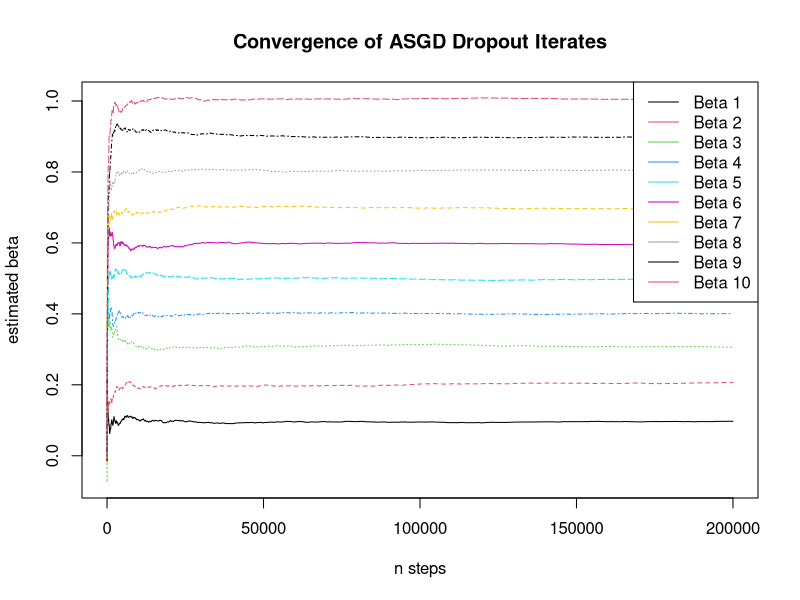
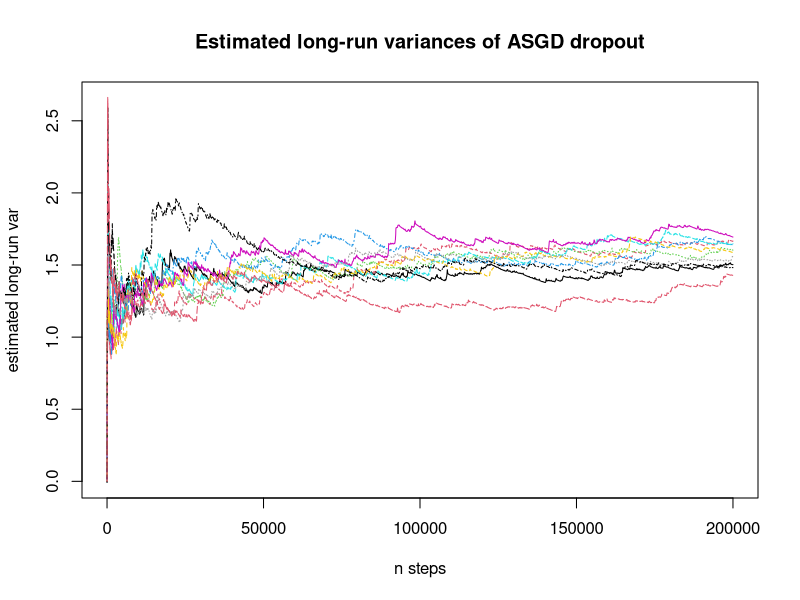
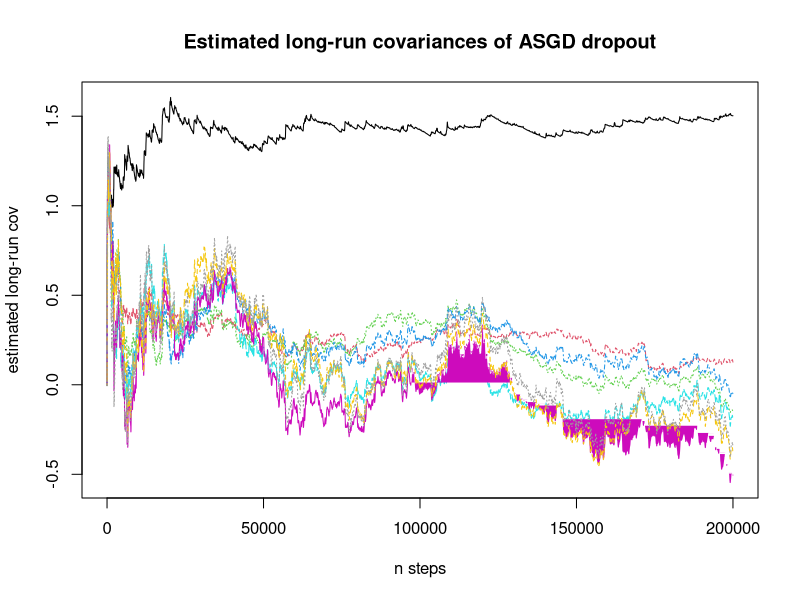
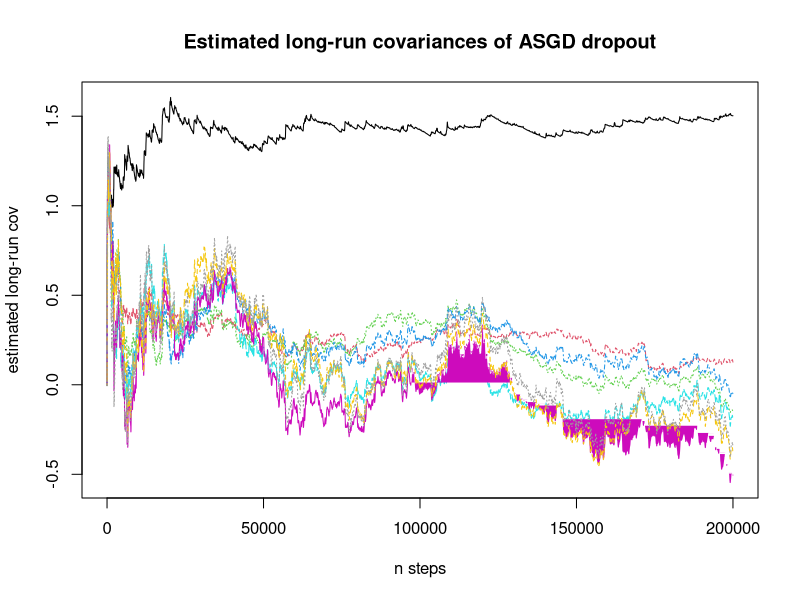

R code for these plots, in order:
####### random sample (y,X) ########
data_gen_linear <- function(n,d){
  set.seed(779)
  X <- matrix(rnorm(n*d, mean = 0, sd = 1), ncol=d)
  beta <- seq(0, 1, length.out = d + 1)
  beta <- beta[2:(d+1)]
  # beta <- c(1,2,5)
  epsilon <- rnorm(n, mean = 0, sd = 1)
  y <- X %*% beta + epsilon
  dat <- data.frame(y=y, x=X)
  return(list(dat,beta))
}

####### dropout matrix D ###########
dropout_mat <- function(n,d,p){
  set.seed(461)
  D_diag <- rbinom(n*d,1,p)
  D_list <- list()
  for (k in 1:n) {
    D_list[[k]] <- diag(D_diag[((k-1)*d+1):(k*d)]) 
  }
  return(D_list)
}

####### stochastic gradient with dropout ########
loss_grad_linear <- function(x, y, beta, D){
  loss_grad <- 2*D%*%x%*%(t(x) %*% D %*% beta - y) # transpose x
}


n <- 200000 # number of observations
d <- 10 # number of predictors
p <- 0.9 # probability of retaining the coordinate

data_linear <- data.matrix(data_gen_linear(n,d)[[1]])
X <- data_linear[, -1]
y <- data_linear[, 1]
beta <- data_gen_linear(n,d)[[2]]
D_list <- dropout_mat(n,d,p)


alpha_step <- 0.01

beta_sgd <- matrix(0, nrow = d, ncol = n)
beta_sgd_bar <- matrix(0, nrow = d, ncol = n)

beta_sgd[,1] <- 0 # can be changed to other initial points
beta_sgd_bar[,1] <- 0

## ASGD dropout estimation
for (k in 2:n) {
  beta_sgd[,k] <- beta_sgd[,k-1] - alpha_step*loss_grad_linear(X[k-1,], y[k-1], beta_sgd[,k-1], D_list[[k-1]])
  beta_sgd_bar[,k] <- ((k-1)*beta_sgd_bar[,k-1] + beta_sgd[,k])/k
}

# Plot convergence trace for each coordinate of beta
matplot(1:n, t(beta_sgd_bar), type = 'l', col = 1:d, 
        xlab = "n steps", 
        ylab = "estimated beta", 
        main = "Convergence of ASGD Dropout Iterates")
legend("topright", legend = paste("Beta", 1:d), col = 1:d, lty = 1)



# non-overlapping blocks {B_m}
M <- round(sqrt(n))
eta <- rep(0,M)
for (m in 1:M){
  eta[m] <- m^2
}
B <- list()
for (m in 1:(M-1)){
  B[[m]] <- seq.int(eta[m], eta[m+1]-1, by = 1)
}


################### Online estimation of long-run covariance #############################


psi <- numeric(n)
R_n <- matrix(0, nrow = d, ncol = n)
delta <- numeric(n)
K_n <- numeric(n)
H_n <- matrix(0, nrow = d, ncol = n)
Vcur_n <- array(0,dim=c(d,d,n))
V_n <- array(0,dim=c(d,d,n))
Sigma2_hat <- array(0,dim=c(d,d,n))


psi[1] <- 1

R_n[,1] <- beta_sgd[,1]
delta[1] <- 1
K_n[1] <- 1
H_n[,1] <- 1
Vcur_n[,,1] <- beta_sgd[,1] %o% beta_sgd[,1]
V_n[,,1] <- Vcur_n[,,1] + K_n[1]*beta_sgd_bar[,1]%o%beta_sgd_bar[,1] - 2*H_n[,1]%o%beta_sgd_bar[,1]
Sigma2_hat[,,1] <- V_n[,,1]

###### only needed for CI length ######
CI_length <- numeric(n)
Sigma2_hat_diag <- array(0, dim = c(d,d,n))
Sigma2_hat[,,1] <- diag(Sigma2_hat[,,1])
unit_v <- rep(1,d)/sqrt(d) # unit-length vector

for (k in 2:n){
  phi = (psi[k-1] + 1)^2
  
  if (k < phi){
    R_n[,k] <- R_n[,k-1] + beta_sgd[,k]
    psi[k] <- psi[k-1] 
    delta[k] <- delta[k-1] + 1
    K_n[k] <- K_n[k-1] - delta[k-1]^2 + delta[k]^2
    H_n[,k] <- H_n[,k-1] - delta[k-1]*R_n[,k-1] + delta[k]*R_n[,k]
    Vcur_n[,,k] <- Vcur_n[,,k-1] - R_n[,k-1]%o%R_n[,k-1] + R_n[,k]%o%R_n[,k]
  } else {
    R_n[,k] <- beta_sgd[,k]
    delta[k] <- 1
    psi[k] <- psi[k-1] + 1
    K_n[k] <- K_n[k-1] + 1
    H_n[,k] <- H_n[,k-1] + R_n[,k]
    Vcur_n[,,k] <- Vcur_n[,,k-1] + sum(R_n[,k]%o%R_n[,k])
  }
  
  V_n[,,k] <- Vcur_n[,,k] + K_n[k]*beta_sgd_bar[,k]%o%beta_sgd_bar[,k] - 2*H_n[,k]%o%beta_sgd_bar[,k]
  Sigma2_hat[,,k] <- V_n[,,k]/k
  
  ###### only needed for CI length with large dimension d ######
  Sigma2_hat_diag[,,k] <- diag(diag(Sigma2_hat[,,k]))
  
}
inner_sqrt_diag <- apply(Sigma2_hat_diag, 3, function(x) unit_v%*%x%*%unit_v)
CI_length <- 2*1.96*sqrt(abs(inner_sqrt_diag)/n)


# Extract diagonals of long-run covariance matrices, i.e., long-run variances
sigma2_hat <- matrix(0, nrow = d, ncol = n) 
for (j in 1:d) {
  sigma2_hat[j,] <- Sigma2_hat[j,j,]
}


# Plot convergence trace for long-run variances of coordinate of beta
matplot(1:n, t(sigma2_hat), type = 'l', col = 1:d, 
        xlab = "n steps", 
        ylab = "estimated long-run var", 
        main = "Estimated long-run variances of ASGD dropout")
# legend("topright", legend = paste("Variance", 1:d), col = 1:d, lty = 1)




# Plot convergence trace for long-run covariances of coordinate of beta
matplot(1:n, t(Sigma2_hat[1,,]), type = 'l', col = 1:d, 
        xlab = "n steps", 
        ylab = "estimated long-run cov", 
        main = "Estimated long-run covariances of ASGD dropout")
# legend("topright", legend = paste("Covariance", 1:d), col = 1:d, lty = 1)



# Plot CI length of 1d projection
plot(1:n,CI_length, type = 'l', ylab = 'Length of CI',
     xlab = 'n steps', main = 'Length of 95% CI', col = 'black')






